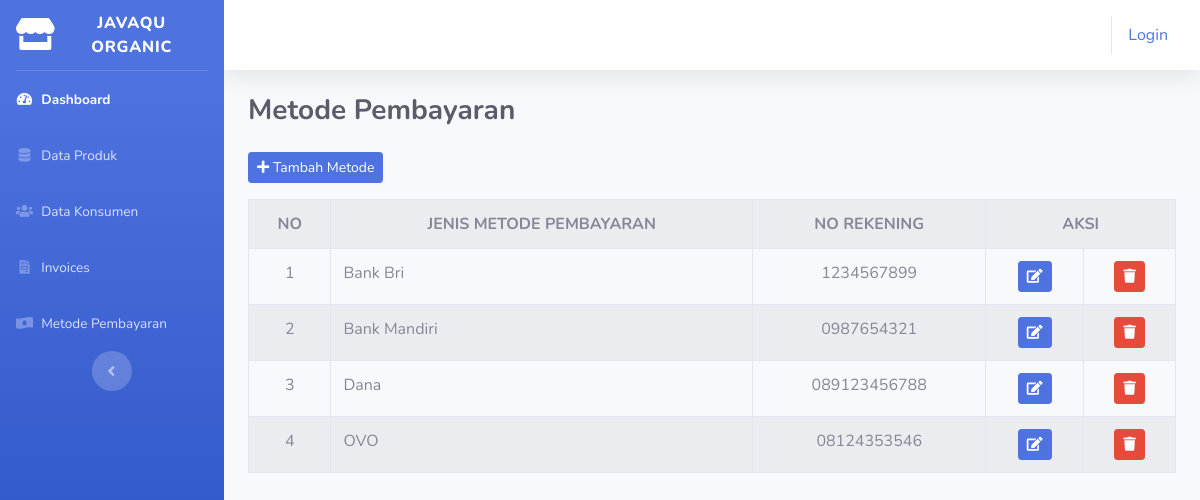
Page /index.php/admin/metode_pembayaran on the committed database.
### tables this page shows
CREATE TABLE `tb_pembayaran` (
  `id_pembayaran` int(11) NOT NULL,
  `metode_pembayaran` varchar(200) NOT NULL,
  `no_rek` varchar(30) NOT NULL
);

### application/controllers/admin/metode_pembayaran.php (called while the page is built, shortened)
<?php
class Metode_pembayaran extends CI_Controller{
	public function index()
	{
		$data['pembayaran'] = $this->model_barang->tampil_data('tb_pembayaran')->result();
		$this->load->view('templates_admin/header');
		$this->load->view('templates_admin/sidebar');
		$this->load->view('admin/metode_pembayaran', $data);
		$this->load->view('templates_admin/footer');
	}
}

### index.php (called while the page is built, shortened)
<?php
require_once BASEPATH.'core/CodeIgniter.php';

### application/models/model_barang.php (called while the page is built, shortened)
<?php
class Model_barang extends CI_Model{
	public function tampil_data($table){
		return $this->db->get($table);
	}
}

### application/views/admin/metode_pembayaran.php (the view, shortened to what this page needs)
<div class="container-fluid">
    <div class="d-sm-flex align-items-center justify-content-between mb-4">
      <h3 class="h3 mb-0 text-gray-800"><b>Metode Pembayaran</b></h3>
    </div>
  <a class="btn btn-sm btn-primary mb-3" href="<?php echo base_url('admin/metode_pembayaran/tambah_pembayaran')?>"><i class="fas fa-plus"></i> Tambah Metode</a>
	<table class="table table-striped table-bordered">
		<tr>
			<th class="text-center">NO</th>
			<th class="text-center">JENIS METODE PEMBAYARAN</th>
      <th class="text-center">NO REKENING</th>
			<th class="text-center" colspan="3">AKSI</th>
		</tr>
		<?php
		$no=1;
		foreach ($pembayaran as $byr) : ?>
			<tr>
				<td class="text-center"><?php echo $no++ ?></td>
				<td><?php echo $byr->metode_pembayaran ?></td>
        <td class="text-center"><?php echo $byr->no_rek ?></td>
				 <td><center><?php echo anchor('admin/metode_pembayaran/edit/' .$byr->id_pembayaran, '<div class="btn btn-primary btn-sm"><i class="fa fa-edit"></i></div>') ?></center></td>
				<td><center><?php echo anchor('admin/metode_pembayaran/hapus/' .$byr->id_pembayaran, '<div class="btn btn-danger btn-sm"><i class="fas fa-trash"></i></div>') ?></center></td>
			</tr>
		<?php endforeach; ?>
	</table>
</div>

### rows in the picture
tb_pembayaran: metode_pembayaran "Bank Bri", no_rek "1234567899"
tb_pembayaran: metode_pembayaran "Bank Mandiri", no_rek "0987654321"
tb_pembayaran: metode_pembayaran "Dana", no_rek "089123456788"
tb_pembayaran: metode_pembayaran "OVO", no_rek "08124353546"

### other values in the picture
anchor('auth/login', 'Login') "Login"
